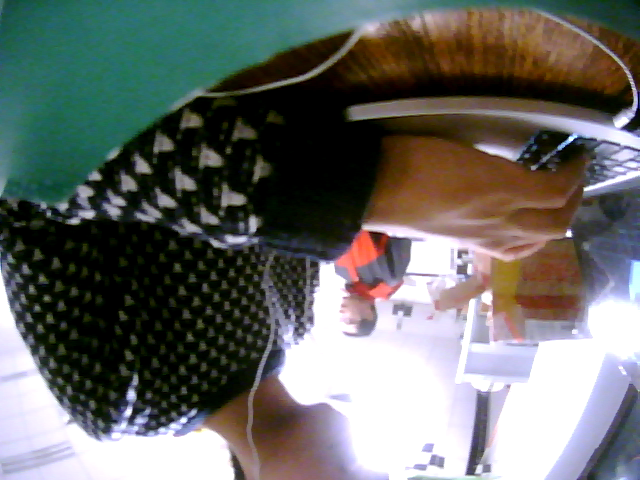
#> input picture 2.png, 640 x 480 px
$ python move.py   (Python 2 division)
#> lines starting #> are read from the running program, lines starting #| are printed output that depends on the picture; after the words box and inside, x2 and y2 are one past the last pixel; in counts of white or black regions, pixels touching at a corner belong together
# -*- coding: UTF-8 -*-
import sys
#import serial
import time
import cv2
import numpy as np

# [5 lines of commented-out code are left out]

ellipse_center = (320, 480)   #绘图坐标以左上角为原点，先横后竖
line_length = 0
line_dir = 0

def control_point(event, x, y, flags, param):
    global ellipse_center
    global line_length
    global lint_dir
    cv2.line(catch, ellipse_center, (x, y), (255, 0 , 0), 2)
    line_length = np.linalg.norm([[x ,y], [320, 480]])
    line_dir = np.arctan((ellipse_center[1] - y)/(x - ellipse_center[0]))
    print x,y,line_length,line_dir

cv2.namedWindow('fpv')
cv2.setMouseCallback('fpv',control_point)
cap = cv2.imread("../2.png")
#> cap is the input picture: shape (480, 640, 3); mean B, G, R 102.9, 106.8, 104.3
while(True):
    try:
        #ret, catch = cap.read()
        ret = 1
        catch = cap
        if ret == 0:
            raise IOError
        cv2.ellipse(catch, ellipse_center, (300, 80), 0, 0, 360, (255, 0, 0), 2)
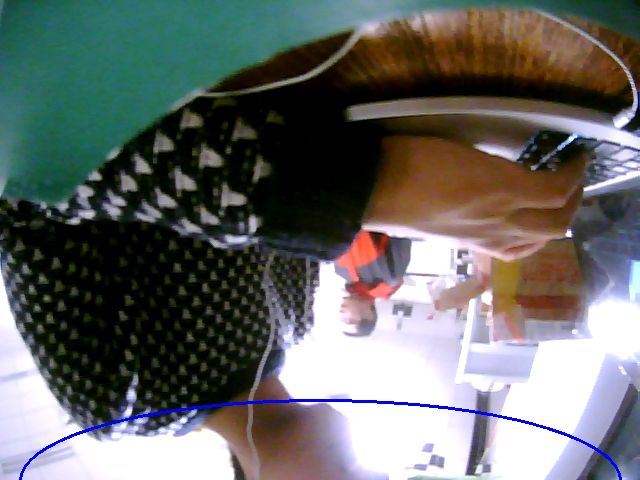
#> catch: shape (480, 640, 3); 0.62% of pixels changed, all inside (x1, y1, x2, y2) = (19, 399, 622, 480)
        cv2.imshow('fpv',catch)
        cv2.waitKey(1)
    except IOError:
        continue

$ run again, with 1456150865.16.png copied over 2.png
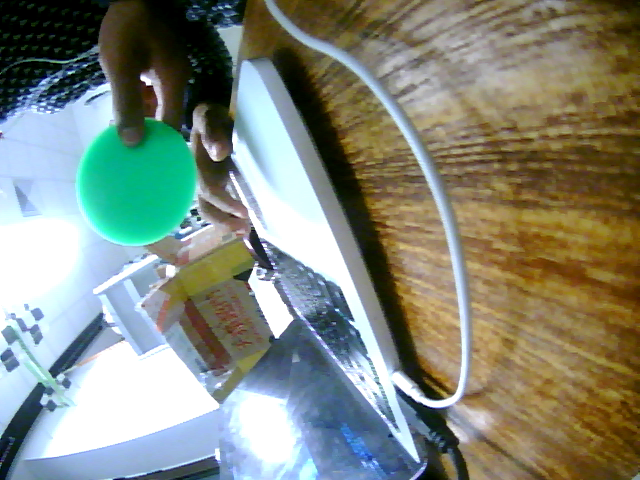
#> input picture 1456150865.16.png, 640 x 480 px
#> cap is the input picture: shape (480, 640, 3); mean B, G, R 123.9, 136.4, 129.6
#> `cv2.ellipse(catch, ellipse_center, (300, 80), 0, 0, 360, (255, 0, 0), 2)`:
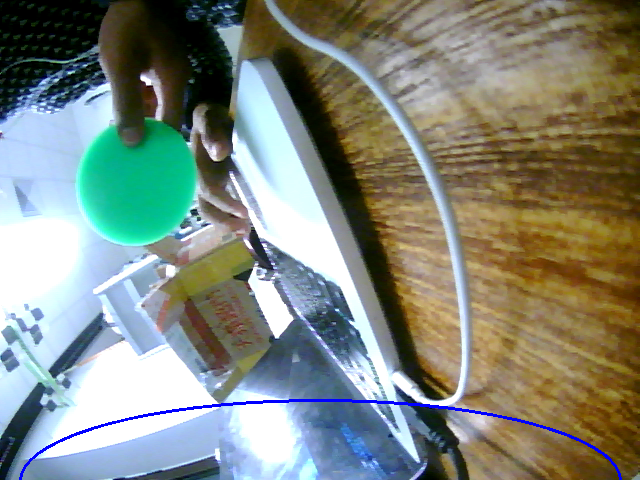
#> catch: shape (480, 640, 3); 0.62% of pixels changed, all inside (x1, y1, x2, y2) = (19, 399, 622, 480)

$ run again, with 1456375938.79.png copied over 2.png
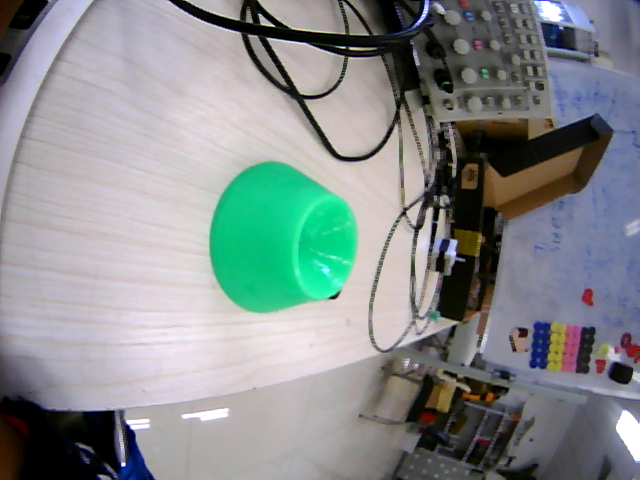
#> input picture 1456375938.79.png, 640 x 480 px
#> cap is the input picture: shape (480, 640, 3); mean B, G, R 140.2, 139.9, 133.2
#> `cv2.ellipse(catch, ellipse_center, (300, 80), 0, 0, 360, (255, 0, 0), 2)`:
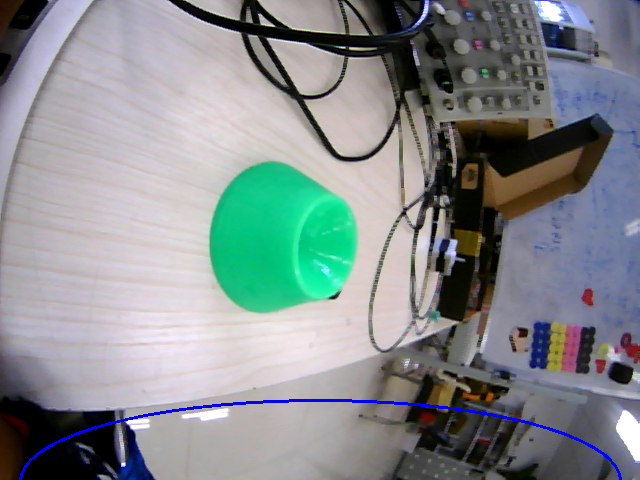
#> catch: shape (480, 640, 3); 0.62% of pixels changed, all inside (x1, y1, x2, y2) = (19, 399, 622, 480)

$ run again, with colortest.png copied over 2.png
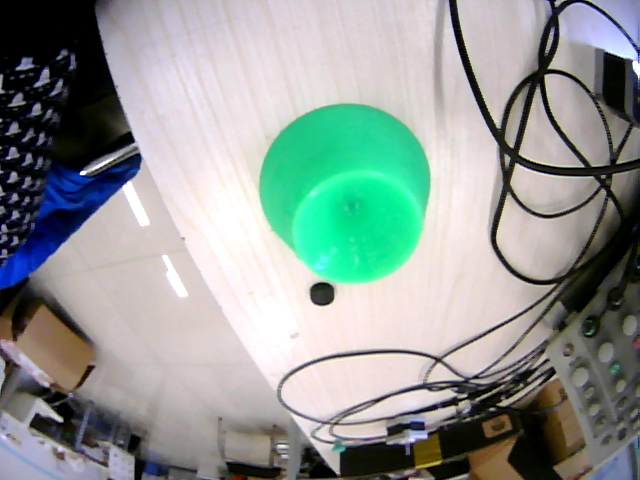
#> input picture colortest.png, 640 x 480 px
#> cap is the input picture: shape (480, 640, 3); mean B, G, R 148.9, 153.2, 143.9
#> `cv2.ellipse(catch, ellipse_center, (300, 80), 0, 0, 360, (255, 0, 0), 2)`:
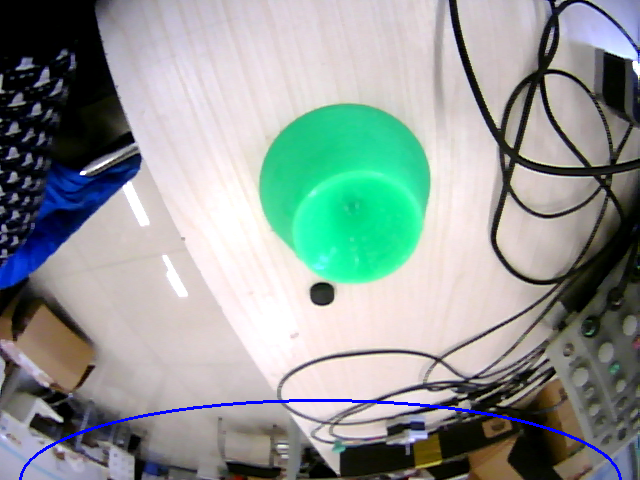
#> catch: shape (480, 640, 3); 0.62% of pixels changed, all inside (x1, y1, x2, y2) = (19, 399, 622, 480)
